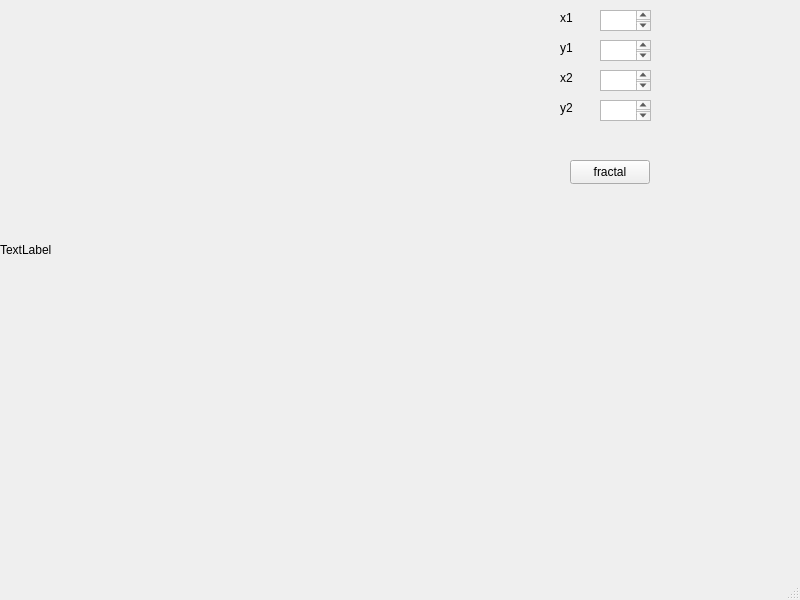
<?xml version="1.0" encoding="UTF-8"?>
<ui version="4.0">
 <class>MainWindow</class>
 <widget class="QMainWindow" name="MainWindow">
  <property name="geometry">
   <rect>
    <x>0</x>
    <y>0</y>
    <width>800</width>
    <height>600</height>
   </rect>
  </property>
  <property name="windowTitle">
   <string>MainWindow</string>
  </property>
  <widget class="QWidget" name="centralwidget">
   <widget class="QLabel" name="label">
    <property name="geometry">
     <rect>
      <x>0</x>
      <y>0</y>
      <width>500</width>
      <height>500</height>
     </rect>
    </property>
    <property name="text">
     <string>TextLabel</string>
    </property>
   </widget>
   <widget class="QPushButton" name="pushButton">
    <property name="geometry">
     <rect>
      <x>570</x>
      <y>160</y>
      <width>80</width>
      <height>24</height>
     </rect>
    </property>
    <property name="text">
     <string>fractal</string>
    </property>
   </widget>
   <widget class="QLabel" name="label_2">
    <property name="geometry">
     <rect>
      <x>560</x>
      <y>10</y>
      <width>49</width>
      <height>16</height>
     </rect>
    </property>
    <property name="text">
     <string>x1</string>
    </property>
   </widget>
   <widget class="QLabel" name="label_3">
    <property name="geometry">
     <rect>
      <x>560</x>
      <y>40</y>
      <width>49</width>
      <height>16</height>
     </rect>
    </property>
    <property name="text">
     <string>y1</string>
    </property>
   </widget>
   <widget class="QLabel" name="label_4">
    <property name="geometry">
     <rect>
      <x>560</x>
      <y>70</y>
      <width>49</width>
      <height>16</height>
     </rect>
    </property>
    <property name="text">
     <string>x2</string>
    </property>
   </widget>
   <widget class="QLabel" name="label_5">
    <property name="geometry">
     <rect>
      <x>560</x>
      <y>100</y>
      <width>49</width>
      <height>16</height>
     </rect>
    </property>
    <property name="text">
     <string>y2</string>
    </property>
   </widget>
   <widget class="QTextEdit" name="textEdit">
    <property name="geometry">
     <rect>
      <x>600</x>
      <y>10</y>
      <width>51</width>
      <height>21</height>
     </rect>
    </property>
   </widget>
   <widget class="QTextEdit" name="textEdit_2">
    <property name="geometry">
     <rect>
      <x>600</x>
      <y>40</y>
      <width>51</width>
      <height>21</height>
     </rect>
    </property>
   </widget>
   <widget class="QTextEdit" name="textEdit_3">
    <property name="geometry">
     <rect>
      <x>600</x>
      <y>100</y>
      <width>51</width>
      <height>21</height>
     </rect>
    </property>
   </widget>
   <widget class="QTextEdit" name="textEdit_4">
    <property name="geometry">
     <rect>
      <x>600</x>
      <y>70</y>
      <width>51</width>
      <height>21</height>
     </rect>
    </property>
   </widget>
  </widget>
  <widget class="QMenuBar" name="menubar">
   <property name="geometry">
    <rect>
     <x>0</x>
     <y>0</y>
     <width>800</width>
     <height>21</height>
    </rect>
   </property>
  </widget>
  <widget class="QStatusBar" name="statusbar"/>
 </widget>
 <resources/>
 <connections/>
</ui>
